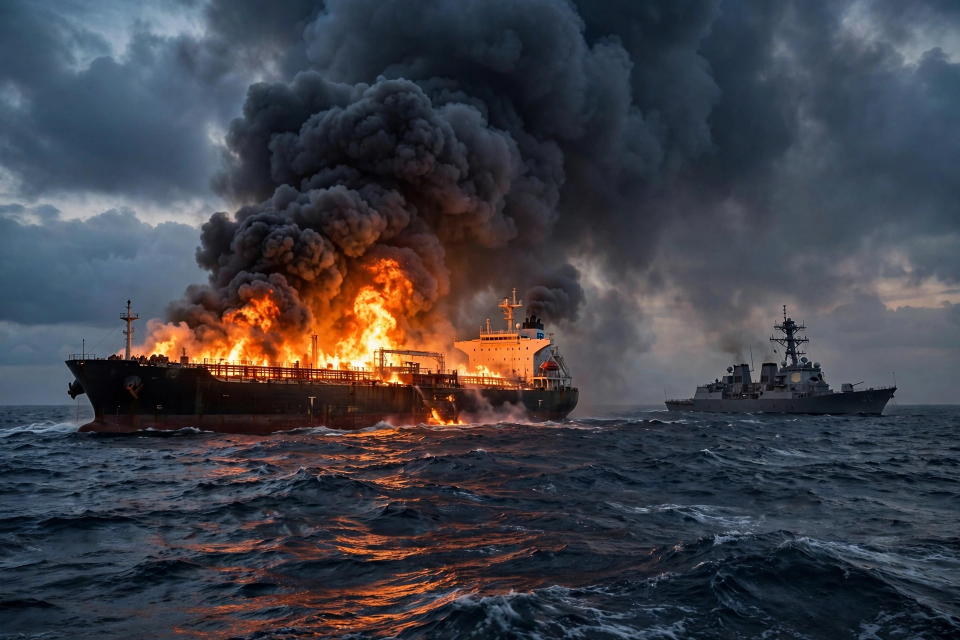
#> input picture assets/tanker.webp, 1920 x 1280 px (shown at 1/2 size)
$ python compose.py
#> lines starting #> are read from the running program, lines starting #| are printed output that depends on the picture
#!/usr/bin/env python3
"""Build the news-image-20261118 v3 front page (entry.png).

Splash-style broadsheet for Wednesday 18 November 2026. One dominant
lead photo, a huge splash headline, short labels only (no dense body
copy, so it stays legible at ~300 px wide), two larger secondary
photos, and a market strip. Photorealistic photos live in assets/.

Run: python3 compose.py  -> writes entry.png next to this file.
Only the standard library and Pillow are used (build-time only;
the submitted entrypoint main.py is a stdlib-only copy program).
"""
import os

from PIL import Image, ImageDraw, ImageFont, ImageOps

HERE = os.path.dirname(os.path.abspath(__file__))
W, H = 1024, 1024
PAPER = (250, 246, 238)
INK = (17, 17, 17)
RED = (185, 28, 28)
GREY = (85, 85, 85)
LIGHT_GREY = (170, 170, 170)

FONT_DIR = "/usr/share/fonts/truetype/dejavu"
NOTO_DIR = "/usr/share/fonts/truetype/noto"
SERIF_BOLD = os.path.join(FONT_DIR, "DejaVuSerif-Bold.ttf")
SERIF = os.path.join(FONT_DIR, "DejaVuSerif.ttf")
DISPLAY_BLACK = os.path.join(NOTO_DIR, "NotoSerifDisplay-Black.ttf")
DISPLAY_BOLD = os.path.join(NOTO_DIR, "NotoSerifDisplay-Bold.ttf")
DISPLAY_ITALIC = os.path.join(NOTO_DIR, "NotoSerifDisplay-Italic.ttf")
SANS_BOLD = os.path.join(FONT_DIR, "DejaVuSans-Bold.ttf")
SANS = os.path.join(FONT_DIR, "DejaVuSans.ttf")


def font(path, size):
    return ImageFont.truetype(path, size)


def fit_text(draw, text, fnt, max_w):
    """Shrink font until text fits max_w; return (font, width)."""
    size = fnt.size
    while size > 10:
        f = ImageFont.truetype(fnt.path, size)
        if draw.textlength(text, font=f) <= max_w:
            return f, draw.textlength(text, font=f)
        size -= 2
    f = ImageFont.truetype(fnt.path, 10)
    return f, draw.textlength(text, font=f)


def wrap(draw, text, fnt, max_w):
    """Wrap text into lines that fit max_w."""
    words = text.split()
    lines, cur = [], ""
    for w in words:
        trial = (cur + " " + w).strip()
        if draw.textlength(trial, font=fnt) <= max_w:
            cur = trial
        else:
            if cur:
                lines.append(cur)
            cur = w
    if cur:
        lines.append(cur)
    return lines


def cover(im, tw, th, cy=0.5):
    """Center-crop image to fill tw x th (cy = vertical centre 0..1)."""
    return ImageOps.fit(im, (tw, th), Image.LANCZOS, centering=(0.5, cy))


def main():
    page = Image.new("RGB", (W, H), PAPER)
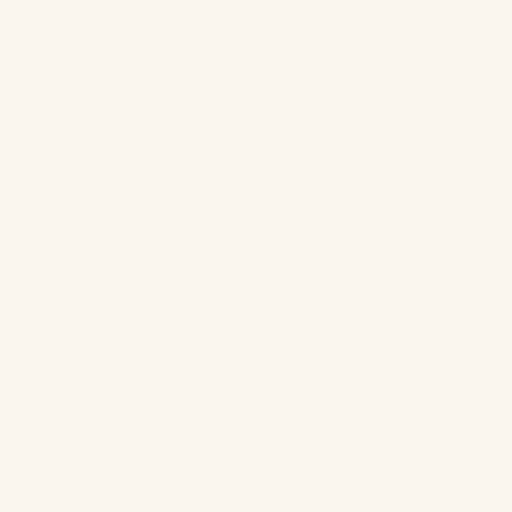
#> page: PIL image 1024x1024 RGB (shown at 1/2 size); mean R, G, B 250, 246, 238
    d = ImageDraw.Draw(page)
    mx = 36                      # side margin
    cw = W - 2 * mx              # content width = 952

    # ---- top rules + masthead -------------------------------------
    d.rectangle([mx, 12, W - mx, 15], fill=INK)
    d.rectangle([mx, 18, W - mx, 20], fill=RED)
    mast = font(DISPLAY_BLACK, 66)
    title = "THE WORLD TODAY"
    tw = d.textlength(title, font=mast)
#> tw = 646.6
    d.text(((W - tw) / 2, 26), title, font=mast, fill=INK)
    # dateline strip
    dl = font(SANS_BOLD, 15)
    d.text((mx, 102), "WEDNESDAY, 18 NOVEMBER 2026", font=dl, fill=INK)
    mid = "LATE CITY EDITION"
    mw = d.textlength(mid, font=dl)
#> mw = 158
    d.text(((W - mw) / 2, 102), mid, font=dl, fill=RED)
    pr = "PRICE $2.50"
    pw = d.textlength(pr, font=dl)
#> pw = 102.1
    d.text((W - mx - pw, 102), pr, font=dl, fill=INK)
    d.rectangle([mx, 124, W - mx, 127], fill=INK)
    d.rectangle([mx, 130, W - mx, 131], fill=INK)

    # ---- lead photo ------------------------------------------------
    tanker = Image.open(os.path.join(HERE, "assets", "tanker.webp")).convert("RGB")
#> tanker is the input picture: PIL image 1920x1280 RGB; mean R, G, B 63.6, 64.1, 71.6
    lead = cover(tanker, cw, 344, cy=0.42)
    page.paste(lead, (mx, 138))
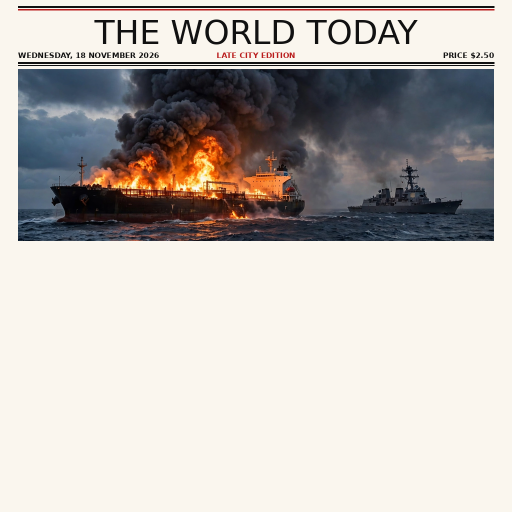
#> page: PIL image 1024x1024 RGB (shown at 1/2 size); mean R, G, B 191.3, 185.9, 181.4
    d.rectangle([mx, 138, W - mx, 482], outline=INK, width=2)
    cap = font(DISPLAY_ITALIC, 14)
    caption = "A tanker burns in the Gulf after U.S. strikes sank five Iranian tankers. A U.S. warship stands by."
    d.text((mx, 490), caption, font=cap, fill=GREY)

    # ---- splash headline -------------------------------------------
    hl = font(DISPLAY_BLACK, 64)
    d.text((mx, 514), "U.S. SINKS FIVE", font=hl, fill=INK)
    d.text((mx, 584), "IRANIAN TANKERS", font=hl, fill=INK)
    deck = font(DISPLAY_BOLD, 22)
    d.text((mx, 660), "Iran hits back as the Gulf burns \u2014 oil spikes, markets tumble",
           font=deck, fill=RED)
    # standfirst (2 lines, larger type than body copy)
    sf = font(SERIF, 17)
    stand = ("American warships sank five Iranian tankers in the Gulf on "
             "Wednesday, and Tehran answered with strikes of its own. Oil "
             "prices surged and world markets fell as the region braced for more.")
    lines = wrap(d, stand, sf, cw)
#> lines = 2 items
    y = 694
    for ln in lines[:3]:
        d.text((mx, y), ln, font=sf, fill=INK)
        y += 22
#> this loop made 2 passes
#> y on passes 1 to 2: 716, 738
#> after the loop, y = 738

    # ---- divider ----------------------------------------------------
    d.rectangle([mx, 766, W - mx, 767], fill=INK)

    # ---- secondary stories ------------------------------------------
    col_w = (cw - 20) // 2
    kerch = Image.open(os.path.join(HERE, "assets", "kerch.webp")).convert("RGB")
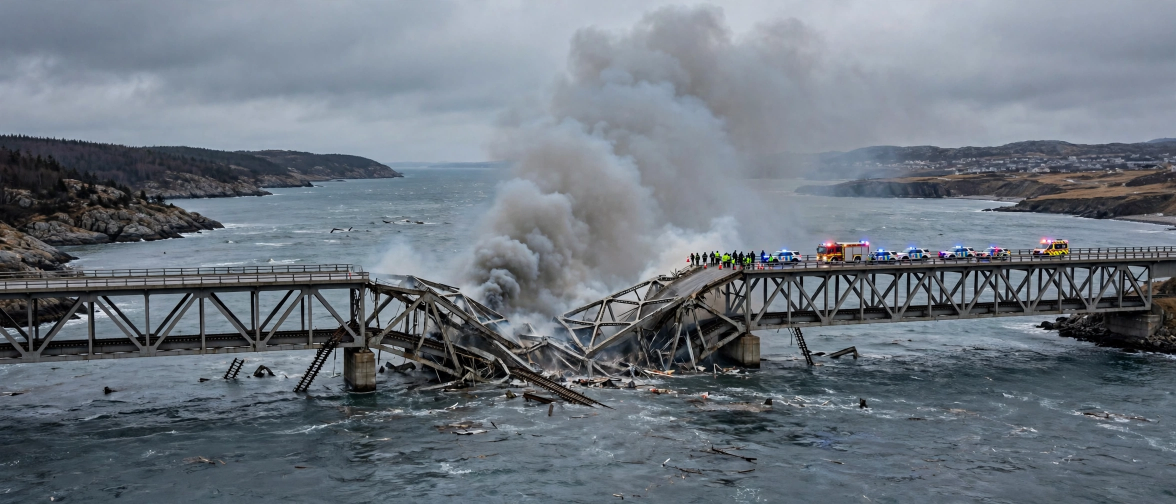
#> input picture assets/kerch.webp, 2352 x 1008 px (shown at 1/2 size)
#> kerch is the input picture: PIL image 2352x1008 RGB; mean R, G, B 108.4, 117.2, 126.8
    gaza = Image.open(os.path.join(HERE, "assets", "gaza.webp")).convert("RGB")
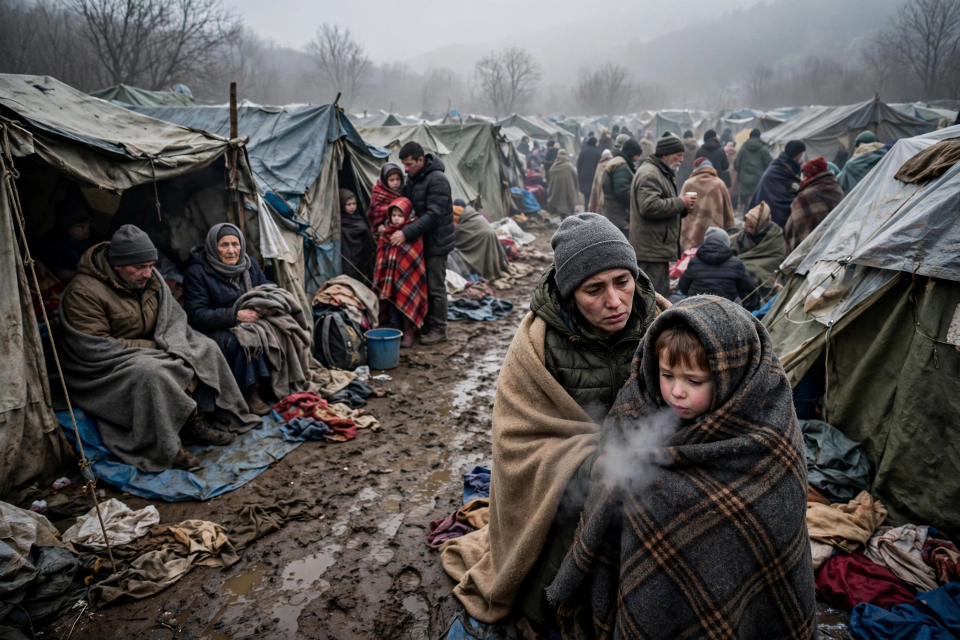
#> input picture assets/gaza.webp, 1920 x 1280 px (shown at 1/2 size)
#> gaza is the input picture: PIL image 1920x1280 RGB; mean R, G, B 85.2, 82.5, 81.4
    kimg = cover(kerch, col_w, 132, cy=0.5)
    gimg = cover(gaza, col_w, 132, cy=0.45)
#> call 3 of cover, with tw = 466, th = 132, cy = 0.45
#> in cover (call 3), `return ImageOps.fit(im, (tw, th), Image.LANCZOS, centering=(0.5, cy))`:
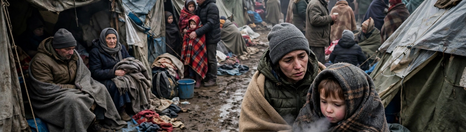
#> returned value: PIL image 466x132 RGB; mean R, G, B 71.7, 67.2, 65
    page.paste(kimg, (mx, 776))
    page.paste(gimg, (mx + col_w + 20, 776))
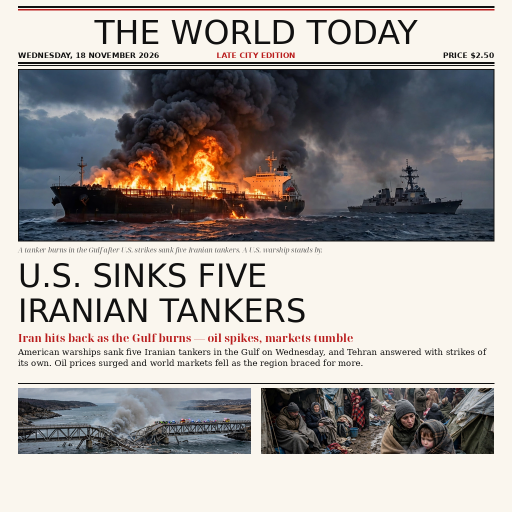
#> page: PIL image 1024x1024 RGB (shown at 1/2 size); mean R, G, B 166.4, 161.2, 158.2
    d.rectangle([mx, 776, mx + col_w, 908], outline=INK, width=1)
    d.rectangle([mx + col_w + 20, 776, W - mx, 908], outline=INK, width=1)
    sub = font(DISPLAY_BOLD, 25)
    d.text((mx, 914), "KERCH BRIDGE HIT", font=sub, fill=INK)
    d.text((mx + col_w + 20, 914), "GAZA FREEZES", font=sub, fill=INK)
    capf = font(SANS, 13)
    kc = "A blast damages the crossing; traffic halted."
    gc = "Cold claims lives as families shelter in tents."
    d.text((mx, 944), kc, font=capf, fill=GREY)
    d.text((mx + col_w + 20, 944), gc, font=capf, fill=GREY)

    # ---- market strip ------------------------------------------------
    d.rectangle([0, 968, W, 1004], fill=INK)
    mk = font(SANS_BOLD, 17)
    mkt = "MARKETS:   DOW TUMBLES      NASDAQ DOWN 2%      OIL SURGES"
    mw = d.textlength(mkt, font=mk)
#> mw = 628.7
    d.text(((W - mw) / 2, 978), mkt, font=mk, fill=(255, 255, 255))
    # footer
    ft = font(SANS, 11)
    foot = "THE WORLD TODAY  \u2022  WEDNESDAY 18 NOVEMBER 2026  \u2022  THE DAY IN FULL"
    fw = d.textlength(foot, font=ft)
#> fw = 426.4
    d.text(((W - fw) / 2, 1008), foot, font=ft, fill=GREY)

    out = os.path.join(HERE, "entry.png")
    page.save(out, "JPEG", quality=90)
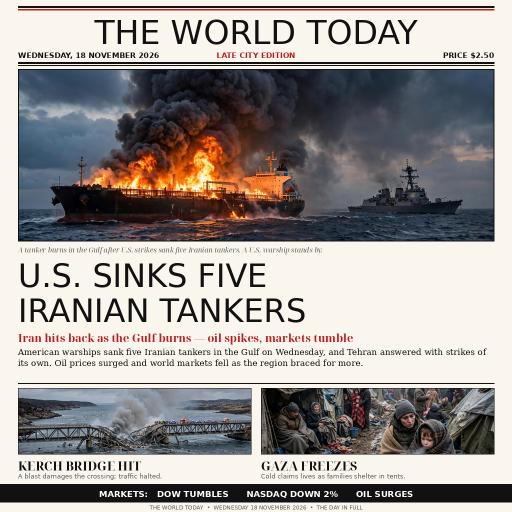
#> saved as entry.png: PIL image 1024x1024 RGB (shown at 1/2 size); mean R, G, B 157.3, 152.3, 149.6
    print("wrote", out, os.path.getsize(out), "bytes")


if __name__ == "__main__":
    main()
